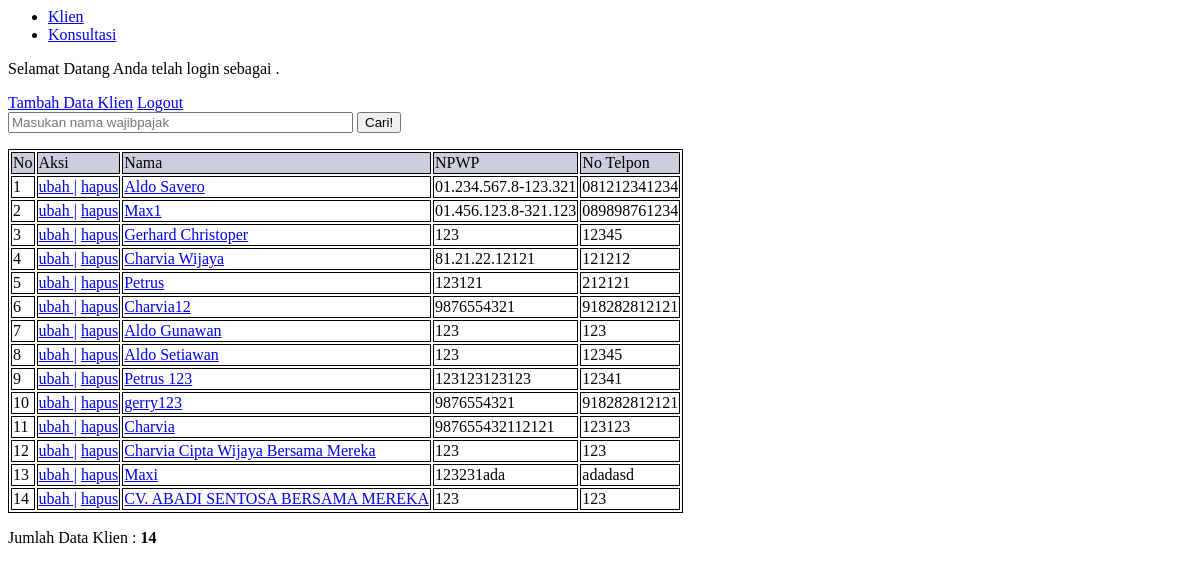
/UserBeranda.php, run on an earlier commit of the app's database.
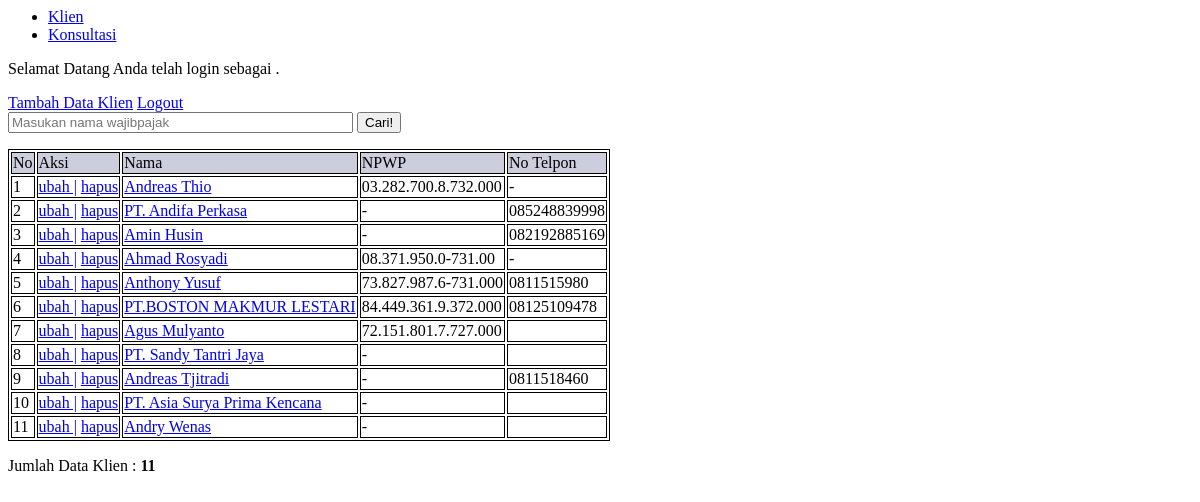
And on a later commit of the database.
### tables this page shows
CREATE TABLE `klien` (
  `id` int(11) NOT NULL,
  `wajibpajak` varchar(255) NOT NULL,
  `npwp` varchar(255) NOT NULL,
  `notelp` varchar(12) NOT NULL,
  `catatan` mediumtext NOT NULL
);

### koneksi.php (called while the page is built, shortened)
<?php
$koneksi = mysqli_connect("localhost","root","","db_test");
function query($query){
	global $koneksi;
    $result = mysqli_query($koneksi, $query);
	$rows = [];
	while($data = mysqli_fetch_assoc($result)){
		$rows[] = $data;
	}
	return $rows;
}
?>

### UserBeranda.php (the view, shortened to what this page needs)
<?php
        require "koneksi.php";
        $klien = query("SELECT * FROM klien");
        ?>
<html lang="en">
<head>
</head>
<body>
    <ul>
        <li><a href="AdminBeranda.php">Klien</a></li>
        <li><a href="konsultasi.php">Konsultasi</a></li>
    </ul>
    <p>Selamat Datang <b><?php echo $_SESSION['nama']; ?></b> Anda telah login sebagai <b><?php echo $_SESSION['level']; ?></b>.</p>
    <a href="tambahklien.php">Tambah Data Klien</a>
    <a href="logout.php">Logout</a>
    <form action="" method="POST">
        <input type="text" name="keyword" id="search" size="40" autofocus
        placeholder="Masukan nama wajibpajak" autocomplete="off">
        <button type="submit" name="cari">Cari!</button>
    </form>
    <table>
        <thead>
            <tr>
                <td>No</td>
                <td>Aksi</td>
                <td>Nama</td>
                <td>NPWP</td>
                <td>No Telpon</td>
            </tr>
        </thead>
        <?php $no = 1; ?>
        <?php
        foreach( $klien as $data ) :
        ?>
            <tr>
                <td><?php echo $no++ ?></td>
                <td>
                    <a href="ubahklien.php?id=<?= $data['id']; ?>">ubah |</a>
                    <a href="hapusklien.php?id=<?= $data['id']; ?>" onclick="
                    return confirm('yakin?');">hapus</a>
                </td>
                <td><a href="previewklien.php?id=<?= $data['id']; ?>"><?= $data['wajibpajak']; ?></a></td>
                <td><?= $data['npwp']; ?></td>
                <td><?= $data['notelp']; ?></td>
            </tr>
    <?php endforeach; ?>
    </table>
    <?php
$data_klien = mysqli_query($koneksi,"SELECT * FROM klien");
$jumlah_klien = mysqli_num_rows($data_klien);
?>
<p>Jumlah Data Klien : <b><?php echo $jumlah_klien; ?></b></p>
</body>
</html>

What changed in the data, as far as the page shows it:
removed klien: wajibpajak "Aldo Savero", npwp "01.234.567.8-123.321", notelp "081212341234"
removed klien: wajibpajak "Max1", npwp "01.456.123.8-321.123", notelp "089898761234"
removed klien: wajibpajak "Gerhard Christoper", npwp "123", notelp "12345"
removed klien: wajibpajak "Charvia Wijaya", npwp "81.21.22.12121", notelp "121212"
removed klien: wajibpajak "Petrus", npwp "123121", notelp "212121"
removed klien: wajibpajak "Charvia12", npwp "9876554321", notelp "918282812121"
removed klien: wajibpajak "Aldo Gunawan", npwp "123", notelp "123"
removed klien: wajibpajak "Aldo Setiawan", npwp "123", notelp "12345"
removed klien: wajibpajak "Petrus 123", npwp "123123123123", notelp "12341"
removed klien: wajibpajak "gerry123", npwp "9876554321", notelp "918282812121"
removed klien: wajibpajak "Charvia", npwp "987655432112121", notelp "123123"
removed klien: wajibpajak "Charvia Cipta Wijaya Bersama Mereka", npwp "123", notelp "123"
removed klien: wajibpajak "Maxi", npwp "123231ada", notelp "adadasd"
removed klien: wajibpajak "CV. ABADI SENTOSA BERSAMA MEREKA", npwp "123", notelp "123"
added klien: wajibpajak "Andreas Thio", npwp "03.282.700.8.732.000", notelp "-"
added klien: wajibpajak "PT. Andifa Perkasa", npwp "-", notelp "085248839998"
added klien: wajibpajak "Amin Husin", npwp "-", notelp "082192885169"
added klien: wajibpajak "Ahmad Rosyadi", npwp "08.371.950.0-731.00", notelp "-"
added klien: wajibpajak "Anthony Yusuf", npwp "73.827.987.6-731.000", notelp "0811515980"
added klien: wajibpajak "PT.BOSTON MAKMUR LESTARI", npwp "84.449.361.9.372.000", notelp "08125109478"
added klien: wajibpajak "Agus Mulyanto", npwp "72.151.801.7.727.000"
added klien: wajibpajak "PT. Sandy Tantri Jaya", npwp "-"
added klien: wajibpajak "Andreas Tjitradi", npwp "-", notelp "0811518460"
added klien: wajibpajak "PT. Asia Surya Prima Kencana", npwp "-"
added klien: wajibpajak "Andry Wenas", npwp "-"
Also different on the page:
$jumlah_klien: "14" → "11"
